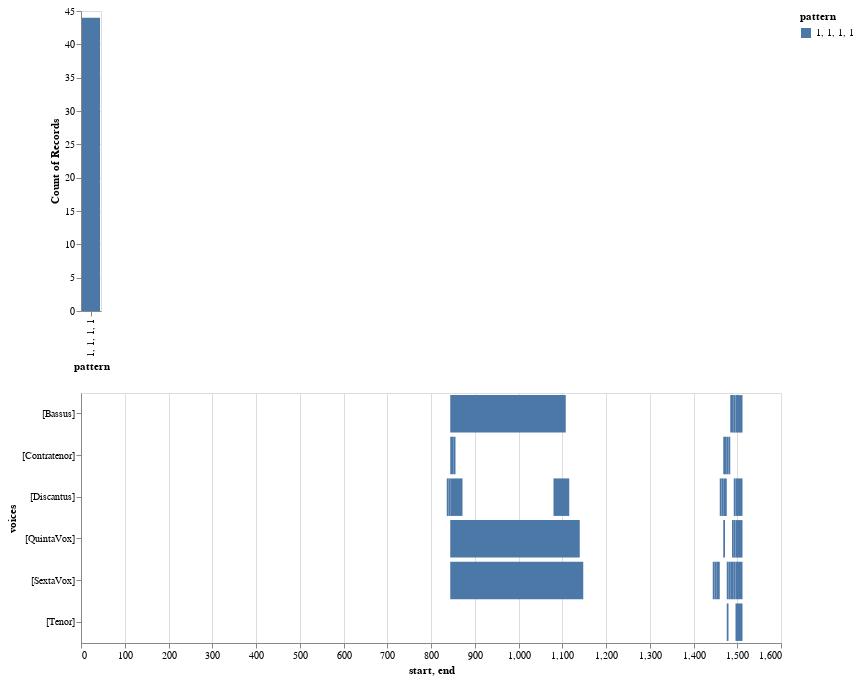

Source (notebook cell):
### Markdown cell above
Plot visualizations for specific patterns from ngrams

### Code cell
viz.plot_ngrams_heatmap(model, mel_ngrams, patterns=['1, 1, 1, 1'])[0]

### Figure 1 — Vega-Lite specification as saved in the notebook (floating-point values rounded to 4 significant figures)
{"config": {"view": {"continuousWidth": 400, "continuousHeight": 300}}, "vconcat": [{"mark": "bar", "encoding": {"color": {"type": "nominal", "field": "pattern"}, "opacity": {"condition": {"value": 1, "selection": "selector002"}, "value": 0.2}, "x": {"type": "nominal", "field": "pattern"}, "y": {"type": "nominal", "aggregate": "count", "field": "pattern"}}, "selection": {"selector002": {"type": "multi", "fields": ["pattern"]}}}, {"mark": "bar", "encoding": {"color": {"type": "nominal", "field": "pattern"}, "x": {"type": "quantitative", "field": "start"}, "x2": {"field": "end"}, "y": {"type": "nominal", "field": "voices"}}, "height": 250, "transform": [{"filter": {"selection": "selector002"}}], "width": 700}], "data": {"name": "data-ac686a9dc6aa907859d478cfb92d65c5"}, "$schema": "https://vega.github.io/schema/vega-lite/v4.8.1.json", "datasets": {"data-ac686a9dc6aa907859d478cfb92d65c5": [{"start": 836.0, "end": 840.0, "pattern": "1, 1, 1, 1", "voices": "[Discantus]"}, {"start": 840.0, "end": 844.0, "pattern": "1, 1, 1, 1", "voices": "[Discantus]"}, {"start": 844.0, "end": 848.0, "pattern": "1, 1, 1, 1", "voices": "[Discantus]"}, {"start": 848.0, "end": 872.0, "pattern": "1, 1, 1, 1", "voices": "[Discantus]"}, {"start": 1080.0, "end": 1116.0, "pattern": "1, 1, 1, 1", "voices": "[Discantus]"}, {"start": 1460.0, "end": 1464.0, "pattern": "1, 1, 1, 1", "voices": "[Discantus]"}, {"start": 1464.0, "end": 1468.0, "pattern": "1, 1, 1, 1", "voices": "[Discantus]"}, {"start": 1468.0, "end": 1472.0, "pattern": "1, 1, 1, 1", "voices": "[Discantus]"}, {"start": 1472.0, "end": 1476.0, "pattern": "1, 1, 1, 1", "voices": "[Discantus]"}, {"start": 1492.0, "end": 1496.0, "pattern": "1, 1, 1, 1", "voices": "[Discantus]"}, {"start": 1496.0, "end": 1512.0, "pattern": "1, 1, 1, 1", "voices": "[Discantus]"}, {"start": 844.0, "end": 848.0, "pattern": "1, 1, 1, 1", "voices": "[Contratenor]"}, {"start": 848.0, "end": 852.0, "pattern": "1, 1, 1, 1", "voices": "[Contratenor]"}, {"start": 852.0, "end": 856.0, "pattern": "1, 1, 1, 1", "voices": "[Contratenor]"}, {"start": 1468.0, "end": 1472.0, "pattern": "1, 1, 1, 1", "voices": "[Contratenor]"}, {"start": 1472.0, "end": 1476.0, "pattern": "1, 1, 1, 1", "voices": "[Contratenor]"}, {"start": 1476.0, "end": 1480.0, "pattern": "1, 1, 1, 1", "voices": "[Contratenor]"}, {"start": 1480.0, "end": 1484.0, "pattern": "1, 1, 1, 1", "voices": "[Contratenor]"}, {"start": 1476.0, "end": 1480.0, "pattern": "1, 1, 1, 1", "voices": "[Tenor]"}, {"start": 1496.0, "end": 1512.0, "pattern": "1, 1, 1, 1", "voices": "[Tenor]"}, {"start": 844.0, "end": 848.0, "pattern": "1, 1, 1, 1", "voices": "[QuintaVox]"}, {"start": 848.0, "end": 1140.0, "pattern": "1, 1, 1, 1", "voices": "[QuintaVox]"}, {"start": 1468.0, "end": 1472.0, "pattern": "1, 1, 1, 1", "voices": "[QuintaVox]"}, {"start": 1488.0, "end": 1492.0, "pattern": "1, 1, 1, 1", "voices": "[QuintaVox]"}, {"start": 1492.0, "end": 1496.0, "pattern": "1, 1, 1, 1", "voices": "[QuintaVox]"}, {"start": 1496.0, "end": 1512.0, "pattern": "1, 1, 1, 1", "voices": "[QuintaVox]"}, {"start": 844.0, "end": 848.0, "pattern": "1, 1, 1, 1", "voices": "[SextaVox]"}, {"start": 848.0, "end": 1148.0, "pattern": "1, 1, 1, 1", "voices": "[SextaVox]"}, {"start": 1444.0, "end": 1448.0, "pattern": "1, 1, 1, 1", "voices": "[SextaVox]"}, {"start": 1448.0, "end": 1452.0, "pattern": "1, 1, 1, 1", "voices": "[SextaVox]"}, {"start": 1452.0, "end": 1456.0, "pattern": "1, 1, 1, 1", "voices": "[SextaVox]"}, {"start": 1456.0, "end": 1460.0, "pattern": "1, 1, 1, 1", "voices": "[SextaVox]"}, {"start": 1476.0, "end": 1480.0, "pattern": "1, 1, 1, 1", "voices": "[SextaVox]"}, {"start": 1480.0, "end": 1484.0, "pattern": "1, 1, 1, 1", "voices": "[SextaVox]"}, {"start": 1484.0, "end": 1488.0, "pattern": "1, 1, 1, 1", "voices": "[SextaVox]"}, {"start": 1488.0, "end": 1492.0, "pattern": "1, 1, 1, 1", "voices": "[SextaVox]"}, {"start": 1492.0, "end": 1496.0, "pattern": "1, 1, 1, 1", "voices": "[SextaVox]"}, {"start": 1496.0, "end": 1512.0, "pattern": "1, 1, 1, 1", "voices": "[SextaVox]"}, {"start": 844.0, "end": 848.0, "pattern": "1, 1, 1, 1", "voices": "[Bassus]"}, {"start": 848.0, "end": 1108.0, "pattern": "1, 1, 1, 1", "voices": "[Bassus]"}, {"start": 1484.0, "end": 1488.0, "pattern": "1, 1, 1, 1", "voices": "[Bassus]"}, {"start": 1488.0, "end": 1492.0, "pattern": "1, 1, 1, 1", "voices": "[Bassus]"}, {"start": 1492.0, "end": 1496.0, "pattern": "1, 1, 1, 1", "voices": "[Bassus]"}, {"start": 1496.0, "end": 1512.0, "pattern": "1, 1, 1, 1", "voices": "[Bassus]"}]}}
